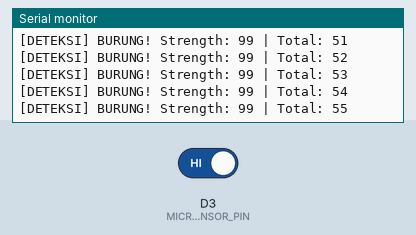
Bench run of a program on a simulated ESP8266 (NodeMCU). Parts: the last lines printed to the serial monitor. The test bench sets the inputs (shaded band); at power-on: D3 (MICROWAVE_SENSOR_PIN) HIGH. The local clock reads 2024-03-15 10:24:30 at power-on unless the program sets it; the audio player accepts every command and is not drawn.

Above: at 2.0 s.
2.1 s: D3 (MICROWAVE_SENSOR_PIN) driven LOW
At 3.6 s:
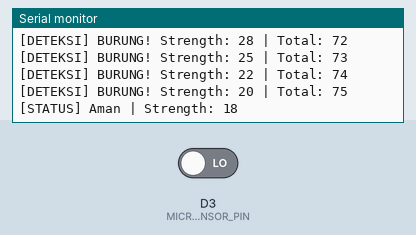
5.1 s: D3 (MICROWAVE_SENSOR_PIN) driven HIGH
At 5.8 s:
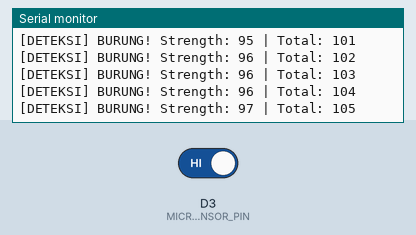
Timing chart, 0 to 8.1 s (numbered marks = the images above; inputs shaded):
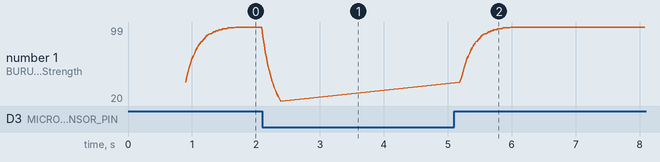

Measured:
- after the input at 5.1 s, the serial monitor: prints a new line after 0.09 s (image 2)
- plotted number 1: 20 → 99 after the input at 5.1 s

The program:

main.cpp
```cpp
#include <Arduino.h>
#include <Wire.h>
#include <RtcDS3231.h>          // Makuna/Rtc
#include <DFRobotDFPlayerMini.h>
#include "radar.h"

// ─── PIN CONFIGURATION ────────────────────────────────────────────────────────
// RTC DS3231  : SDA = D1 (GPIO5), SCL = D2 (GPIO4) — default I2C ESP8266
// DFPlayer    : Serial1 TX = GPIO2 (D4)
// Radar       : D3 (GPIO0) — bebas dari jalur I2C
#define MICROWAVE_SENSOR_PIN  D3

// ─── PARAMETER RADAR ──────────────────────────────────────────────────────────
#define RADAR_THRESHOLD       40
#define RADAR_ALPHA           0.1f

// ─── PARAMETER MP3 ────────────────────────────────────────────────────────────
#define MP3_VOLUME            25
#define MP3_TRACK_DETECTION   1
#define MP3_COOLDOWN_MS       5000UL

// ─── JAM OPERASIONAL ──────────────────────────────────────────────────────────
#define OPERATIONAL_HOUR_START  6    // 06:00
#define OPERATIONAL_HOUR_END   17    // 17:00

// ─── TIMING ───────────────────────────────────────────────────────────────────
#define RADAR_SAMPLE_INTERVAL_MS   20UL
#define STATUS_LOG_INTERVAL_MS   2000UL
#define RTC_CHECK_INTERVAL_MS   60000UL

// Deep sleep 10 menit (dalam mikrodetik). Max ESP8266 ~71 menit.
#define SLEEP_DURATION_US   (10UL * 60UL * 1000000UL)


// ─── OBJEK GLOBAL ─────────────────────────────────────────────────────────────
Radar                    radar(MICROWAVE_SENSOR_PIN, RADAR_THRESHOLD, RADAR_ALPHA);
DFRobotDFPlayerMini      mp3Player;
RtcDS3231<TwoWire>       rtc(Wire);   // Makuna: template dengan TwoWire

// ─── STATE ────────────────────────────────────────────────────────────────────
static unsigned long lastRadarSample = 0;
static unsigned long lastMp3Time     = 0;
static unsigned long lastStatusLog   = 0;
static unsigned long lastRtcCheck    = 0;
static uint16_t      totalDetections = 0;


// ─── HELPER: Cek jam operasional ─────────────────────────────────────────────
bool isOperationalHour() {
    RtcDateTime now = rtc.GetDateTime();
    uint8_t h = now.Hour();    // Makuna: .Hour() bukan .hour()
    return (h >= OPERATIONAL_HOUR_START && h < OPERATIONAL_HOUR_END);
}

// ─── HELPER: Log waktu RTC ke Serial ─────────────────────────────────────────
void printRtcTime() {
    RtcDateTime now = rtc.GetDateTime();
    Serial.print(F("[RTC]    Waktu: "));
    Serial.print(now.Hour());   Serial.print(':');
    if (now.Minute() < 10) Serial.print('0');
    Serial.print(now.Minute()); Serial.print(':');
    if (now.Second() < 10) Serial.print('0');
    Serial.println(now.Second());
}

// ─── HELPER: Deep sleep ───────────────────────────────────────────────────────
// CATATAN: D0 (GPIO16) harus disambung ke RST untuk auto wake-up
void enterDeepSleep() {
    Serial.print(F("[RTC]    Di luar jam operasional — deep sleep 10 menit..."));
    Serial.flush();
    ESP.deepSleep(SLEEP_DURATION_US);
}


// ─── SETUP ────────────────────────────────────────────────────────────────────
void setup() {
    Serial.begin(115200);
    Serial1.begin(9600);    // UART1 → DFPlayer TX (D4/GPIO2)
    Wire.begin();           // I2C → RTC DS3231

    delay(300);

    Serial.println(F("\n========================================"));
    Serial.println(F("   SIPETARUNG - OPTIMIZED"));
    Serial.println(F("========================================"));

    // ── Init RTC (Makuna) ──
    rtc.Begin();

    if (rtc.LastError() != 0) {
        Serial.print(F("[RTC]  ERROR: Wire error code "));
        Serial.println(rtc.LastError());
        pinMode(LED_BUILTIN, OUTPUT);
        while (true) {
            digitalWrite(LED_BUILTIN, !digitalRead(LED_BUILTIN));
            delay(500);
            yield();
        }
    }

    // Jika RTC kehilangan daya / belum pernah di-set, fallback ke waktu kompilasi
    if (!rtc.IsDateTimeValid()) {
        Serial.println(F("[RTC]    Waktu tidak valid, set ke waktu kompilasi."));
        rtc.SetDateTime(RtcDateTime(__DATE__, __TIME__));
    }

    // Pastikan oscillator berjalan
    if (!rtc.GetIsRunning()) {
        Serial.println(F("[RTC]    Oscillator berhenti, memulai ulang..."));
        rtc.SetIsRunning(true);
    }

    printRtcTime();

    // ── Cek jam operasional sebelum init peripheral lain ──
    if (!isOperationalHour()) {
        enterDeepSleep();
        return;
    }

    // ── Init radar ──
    radar.init();
    Serial.print(F("[RADAR]  Threshold: "));
    Serial.print(RADAR_THRESHOLD);
    Serial.print(F(" | Alpha: "));
    Serial.println(RADAR_ALPHA, 2);

    // ── Init DFPlayer ──
    if (!mp3Player.begin(Serial1)) {
        Serial.println(F("[MP3]  ERROR: DFPlayer tidak ditemukan!"));
        pinMode(LED_BUILTIN, OUTPUT);
        for (uint8_t i = 0; i < 10; i++) {
            digitalWrite(LED_BUILTIN, !digitalRead(LED_BUILTIN));
            delay(200);
        }
    } else {
        mp3Player.volume(MP3_VOLUME);
        Serial.print(F("[MP3]    Volume: "));
        Serial.println(MP3_VOLUME);
    }

    Serial.println(F("\n[SISTEM] Siap mendeteksi burung...\n"));
}


// ─── LOOP ─────────────────────────────────────────────────────────────────────
void loop() {
    const unsigned long now = millis();

    // 1. Cek jam operasional setiap RTC_CHECK_INTERVAL_MS
    if (now - lastRtcCheck >= RTC_CHECK_INTERVAL_MS) {
        lastRtcCheck = now;
        if (!isOperationalHour()) {
            enterDeepSleep();
            return;
        }
    }

    // 2. Proses radar setiap RADAR_SAMPLE_INTERVAL_MS
    if (now - lastRadarSample >= RADAR_SAMPLE_INTERVAL_MS) {
        lastRadarSample = now;
        radar.sig_process();

        if (radar.obj_detected()) {
            totalDetections++;
            Serial.print(F("[DETEKSI] BURUNG! Strength: "));
            Serial.print(radar.getSignalStrength());
            Serial.print(F(" | Total: "));
            Serial.println(totalDetections);

            if (now - lastMp3Time >= MP3_COOLDOWN_MS) {
                lastMp3Time = now;
                mp3Player.play(MP3_TRACK_DETECTION);
                Serial.print(F("[MP3]    Memutar track "));
                Serial.println(MP3_TRACK_DETECTION);
            }
        } else {
            if (now - lastStatusLog >= STATUS_LOG_INTERVAL_MS) {
                lastStatusLog = now;
                Serial.print(F("[STATUS] Aman | Strength: "));
                Serial.println(radar.getSignalStrength());
            }
        }
    }

    yield();
}
```

radar.h
```cpp
#ifndef RADAR_H
#define RADAR_H

#include <Arduino.h>

class Radar {
  public:
    /**
     * @param pin Pin digital sensor
     * @param threshold Nilai akumulasi signal untuk trigger (default: 20)
     * @param alpha Koefisien smoothing (0.0 - 1.0), semakin kecil semakin lambat/halus
     */
    Radar(int pin, int threshold = 20, float alpha = 0.1);

    void init();

    // Harus dipanggil rutin di loop() untuk memproses signal
    void sig_process();

    // Mengembalikan true jika terdeteksi gerakan yang valid (melewati filter)
    bool obj_detected();

    // Mengembalikan nilai internal counter untuk keperluan debugging/kalibrasi
    int getSignalStrength();

  private:
    int _pin;
    int _threshold;
    float _alpha;
    float _filteredValue;
    bool _isDetected;
};

#endif
```

radar.cpp
```cpp
#include "radar.h"

Radar::Radar(int pin, int threshold, float alpha)
    : _pin(pin), _threshold(threshold), _alpha(alpha){
    _filteredValue = 0.0;
    _isDetected = false;

}

void Radar::init(){
    pinMode(_pin, INPUT);
}

void Radar::sig_process(){
    // Mengambil sinyal mentah dari sensor
    float raw_sig = digitalRead(_pin) ? 100.0 : 0.0;

    // Filter menggunakan algoritma Exponential Moving Average (EMA)
    // Rumus: S_t = a * Y_t + (1 - a) * S_{t-1}
    _filteredValue = (_alpha * raw_sig) + ((1.0 - _alpha) * _filteredValue);

    if(_filteredValue >= (float)_threshold) {
        _isDetected = true;

    } else if (_filteredValue < ((float)_threshold * 0.5)){
        _isDetected = false;

    }
}

bool Radar::obj_detected(){
    return _isDetected;
}

int Radar::getSignalStrength(){
    return (int)_filteredValue;
}
```
